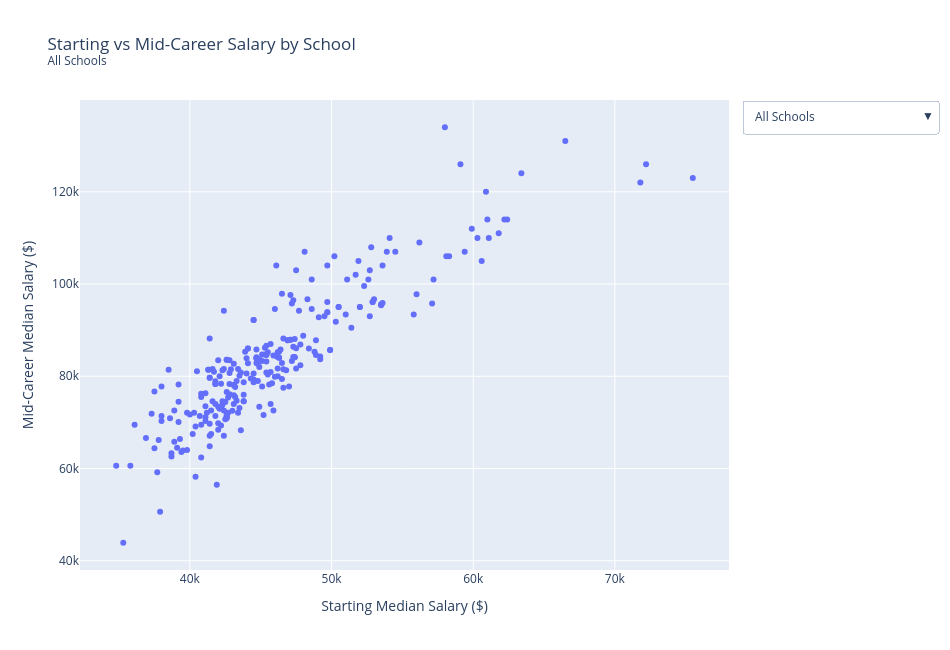

Here is the notebook cell this chart was saved with:
### Code cell
buttons = []

for i, label in enumerate(trace_info):
    visible = [False] * len(trace_info)
    visible[i] = True

    buttons.append(
        dict(
            label=label,
            method="update",
            args=[
                {"visible": visible},
                {"title": f"Starting vs Mid-Career Salary by School<br><sup>{label}</sup>"}
            ]
        )
    )

fig.update_layout(
    title="Starting vs Mid-Career Salary by School<br><sup>All Schools</sup>",
    xaxis_title="Starting Median Salary ($)",
    yaxis_title="Mid-Career Median Salary ($)",
    width=950,
    height=650,
    updatemenus=[
        dict(
            buttons=buttons,
            direction="down",
            showactive=True,
            x=1.02,
            xanchor="left",
            y=1,
            yanchor="top"
        )
    ]
)

fig.show()
